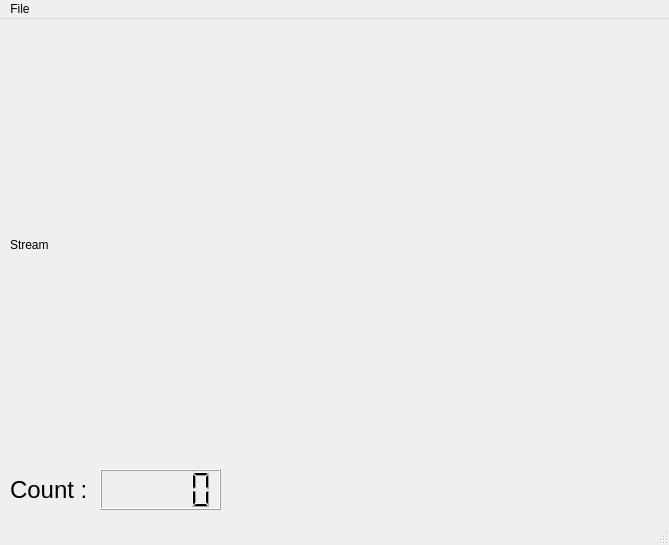
<?xml version="1.0" encoding="UTF-8"?>
<ui version="4.0">
 <class>MainWindow</class>
 <widget class="QMainWindow" name="MainWindow">
  <property name="geometry">
   <rect>
    <x>0</x>
    <y>0</y>
    <width>669</width>
    <height>545</height>
   </rect>
  </property>
  <property name="windowTitle">
   <string>MainWindow</string>
  </property>
  <widget class="QWidget" name="centralwidget">
   <widget class="QLabel" name="stream">
    <property name="geometry">
     <rect>
      <x>10</x>
      <y>10</y>
      <width>641</width>
      <height>431</height>
     </rect>
    </property>
    <property name="text">
     <string>Stream</string>
    </property>
   </widget>
   <widget class="QLCDNumber" name="counter">
    <property name="geometry">
     <rect>
      <x>100</x>
      <y>450</y>
      <width>121</width>
      <height>41</height>
     </rect>
    </property>
   </widget>
   <widget class="QLabel" name="label">
    <property name="geometry">
     <rect>
      <x>10</x>
      <y>450</y>
      <width>111</width>
      <height>41</height>
     </rect>
    </property>
    <property name="font">
     <font>
      <pointsize>18</pointsize>
     </font>
    </property>
    <property name="text">
     <string>Count : </string>
    </property>
   </widget>
  </widget>
  <widget class="QMenuBar" name="menubar">
   <property name="geometry">
    <rect>
     <x>0</x>
     <y>0</y>
     <width>669</width>
     <height>21</height>
    </rect>
   </property>
   <widget class="QMenu" name="menuFile">
    <property name="title">
     <string>File</string>
    </property>
    <addaction name="actionExit"/>
   </widget>
   <addaction name="menuFile"/>
  </widget>
  <widget class="QStatusBar" name="statusbar"/>
  <action name="actionExit">
   <property name="text">
    <string>Exit</string>
   </property>
   <property name="font">
    <font>
     <pointsize>8</pointsize>
    </font>
   </property>
  </action>
 </widget>
 <resources/>
 <connections/>
</ui>
